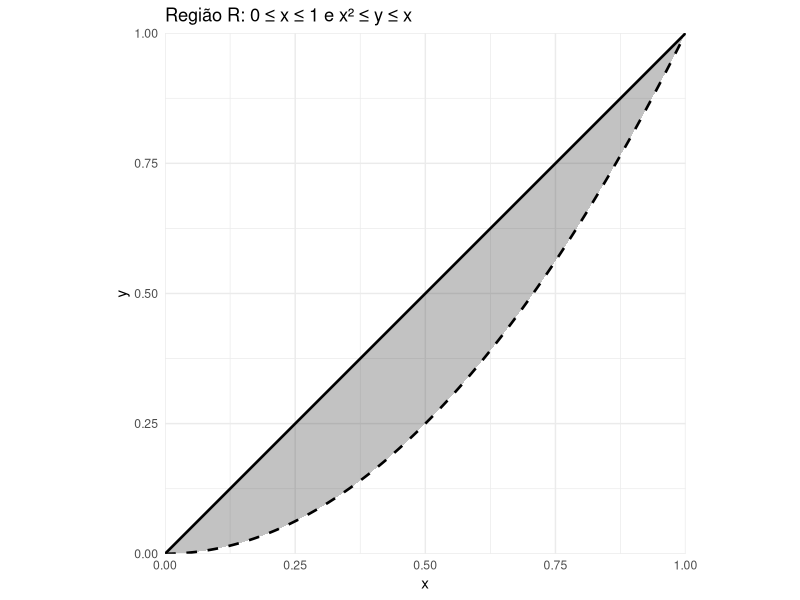
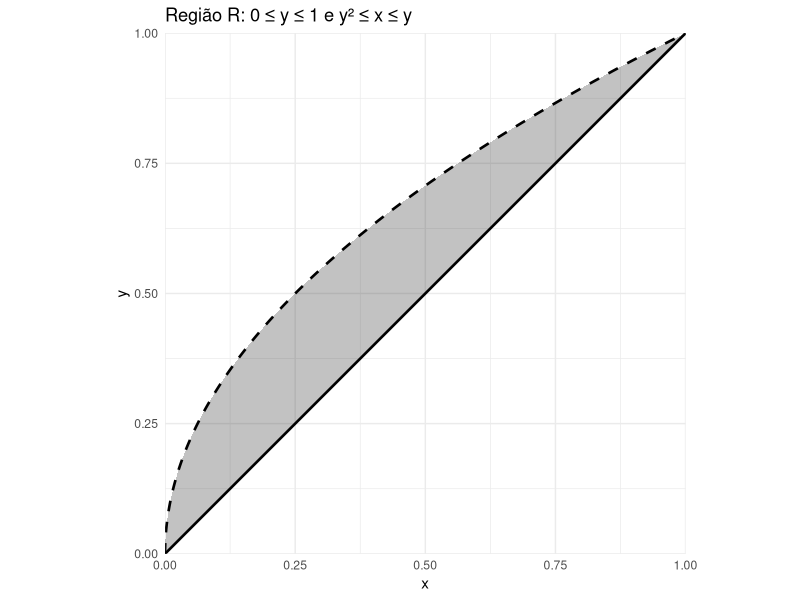
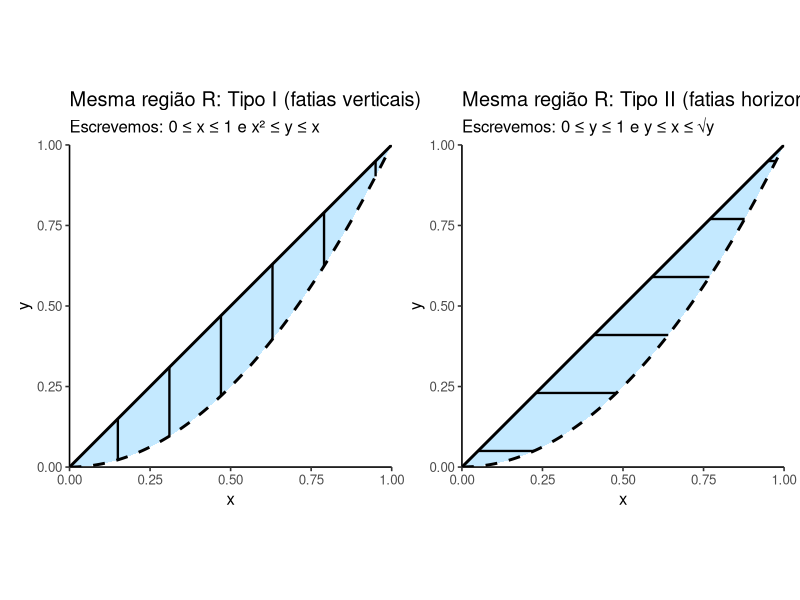
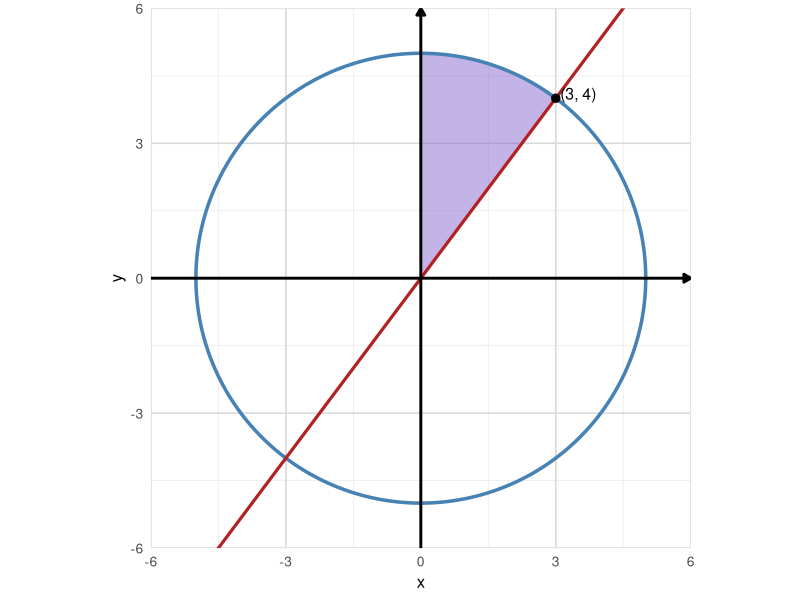
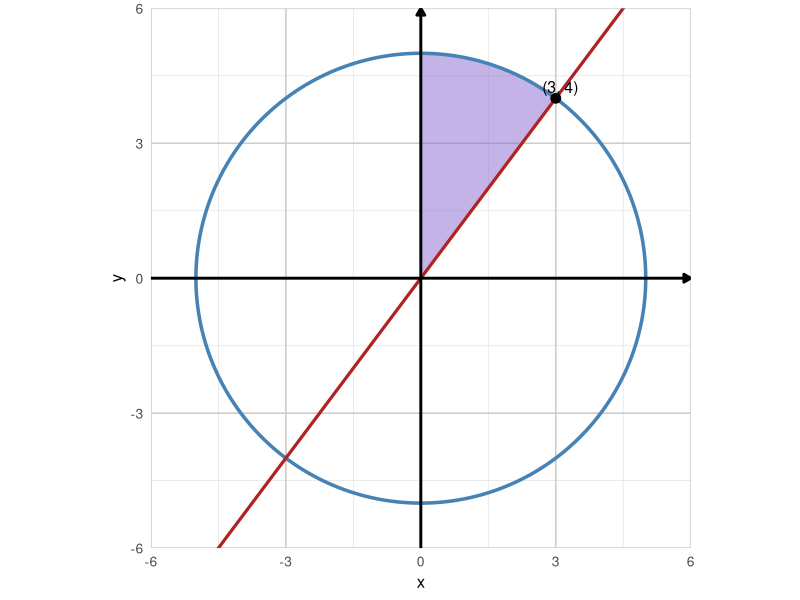
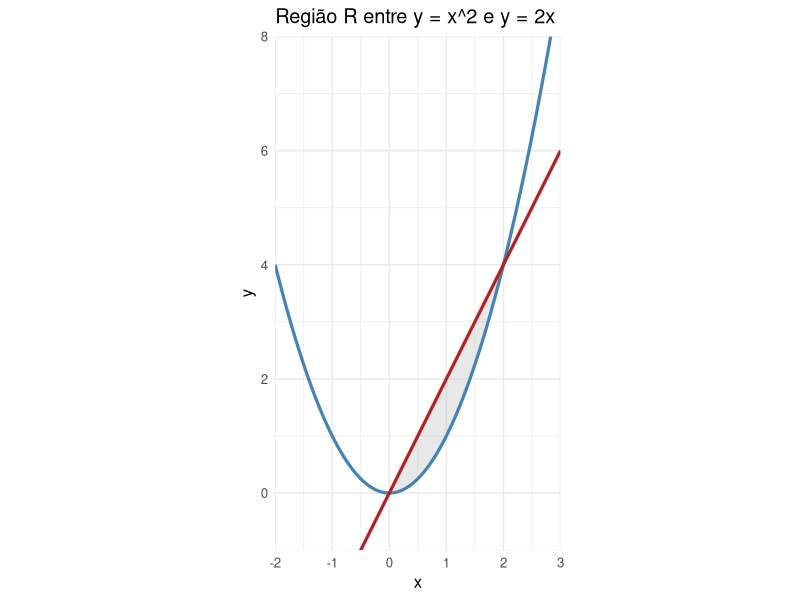
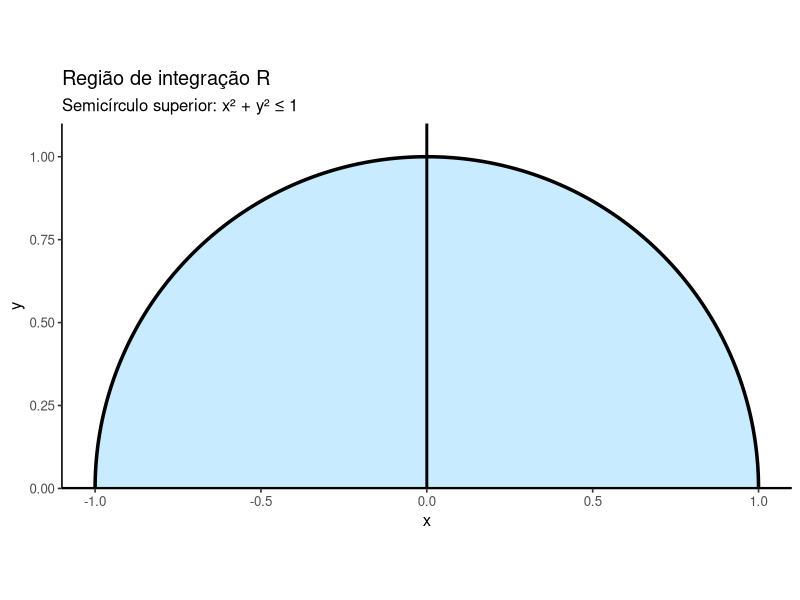
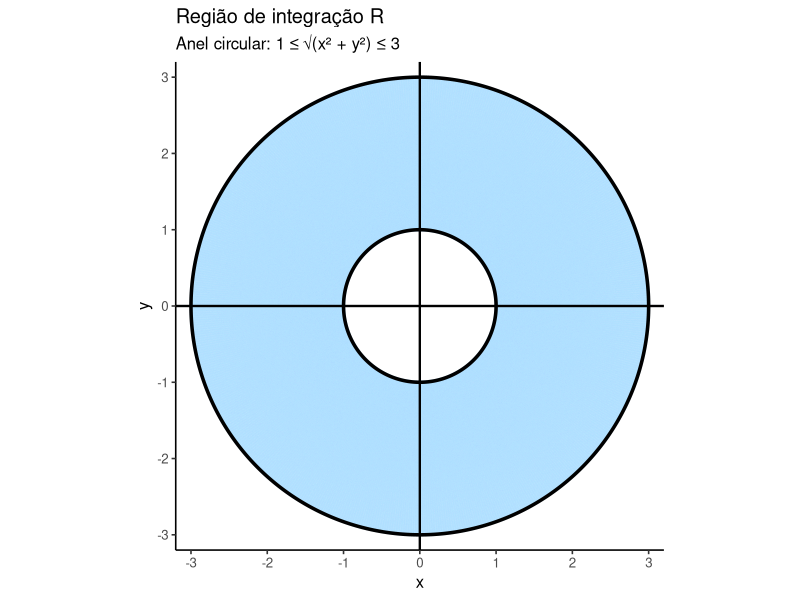

These figures' R source, in order:
## ---- chunk 1
#| echo: false
#| message: false
#| warning: false
#| fig-width: 6
#| fig-height: 4

library(ggplot2)

# Curvas e região: 0 <= x <= 1, x^2 <= y <= x
x <- seq(0, 1, length.out = 500)
df <- data.frame(
  x = x,
  y_lower = x^2,
  y_upper = x
)

ggplot(df, aes(x = x)) +
  # Região sombreada
  geom_ribbon(aes(ymin = y_lower, ymax = y_upper), alpha = 0.3) +
  # Curvas de fronteira
  geom_line(aes(y = y_upper), linewidth = 0.9) +
  geom_line(aes(y = y_lower), linewidth = 0.9, linetype = "dashed") +
  # Ajustes
  coord_fixed(xlim = c(0, 1), ylim = c(0, 1), expand = FALSE) +
  labs(
    title = "Região R: 0 ≤ x ≤ 1 e x² ≤ y ≤ x",
    x = "x",
    y = "y"
  ) +
  theme_minimal()
## ---- chunk 2
#| echo: false
#| message: false
#| warning: false
#| fig-width: 6
#| fig-height: 4

library(ggplot2)

# Curvas e região: 0 <= y <= 1, y^2 <= x <= y

y <- seq(0, 1, length.out = 500)
df2 <- data.frame(
y = y,
x_lower = y^2,
x_upper = y
)

ggplot(df2, aes(y = y)) +

# Região sombreada (agora "horizontal": x varia entre duas curvas)

geom_ribbon(aes(xmin = x_lower, xmax = x_upper), alpha = 0.3) +

#Curvas de fronteira

geom_line(aes(x = x_upper), linewidth = 0.9) +
geom_line(aes(x = x_lower), linewidth = 0.9, linetype = "dashed") +

#Ajustes

coord_fixed(xlim = c(0, 1), ylim = c(0, 1), expand = FALSE) +
labs(
title = "Região R: 0 ≤ y ≤ 1 e y² ≤ x ≤ y",
x = "x",
y = "y"
) +
theme_minimal()
## ---- chunk 3
#| echo: false
#| message: false
#| warning: false
#| fig-width: 10
#| fig-height: 4.5

library(ggplot2)
library(patchwork)

# Curvas: y = x^2 e y = x no intervalo 0<=x<=1
x <- seq(0, 1, length.out = 600)
df <- data.frame(x = x, y1 = x^2, y2 = x)

# ---------- Painel 1: Tipo I (fatias verticais) ----------
# Escolha de alguns x's para desenhar fatias verticais
xs <- seq(0.15, 0.95, length.out = 6)
df_slices_v <- data.frame(
  x = xs,
  y_bottom = xs^2,
  y_top = xs
)

pI <- ggplot(df, aes(x = x)) +
  # região sombreada
  geom_ribbon(aes(ymin = y1, ymax = y2), fill = "lightskyblue1", alpha = 0.75) +
  # fronteiras
  geom_line(aes(y = y2), linewidth = 1) +
  geom_line(aes(y = y1), linewidth = 1, linetype = "dashed") +
  # fatias verticais
  geom_segment(
    data = df_slices_v,
    aes(x = x, xend = x, y = y_bottom, yend = y_top),
    linewidth = 0.8
  ) +
  coord_fixed(xlim = c(0,1), ylim = c(0,1), expand = FALSE) +
  labs(
    title = "Mesma região R: Tipo I (fatias verticais)",
    subtitle = "Escrevemos: 0 ≤ x ≤ 1 e x² ≤ y ≤ x",
    x = "x", y = "y"
  ) +
  theme_classic(base_size = 12)

# ---------- Painel 2: Tipo II (fatias horizontais) ----------
# Para o mesmo R: 0<=y<=1, y <= x <= sqrt(y)
ys <- seq(0.05, 0.95, length.out = 6)
df_slices_h <- data.frame(
  y = ys,
  x_left = ys,          # x = y
  x_right = sqrt(ys)    # x = sqrt(y)
)

# Curvas em função de y para desenhar fronteiras no painel II
y <- seq(0, 1, length.out = 600)
df2 <- data.frame(y = y, x_left = y, x_right = sqrt(y))

pII <- ggplot(df2, aes(y = y)) +
  # região sombreada (x entre duas curvas)
  geom_ribbon(aes(xmin = x_left, xmax = x_right), fill = "lightskyblue1", alpha = 0.75) +
  # fronteiras
  geom_line(aes(x = x_left), linewidth = 1) +
  geom_line(aes(x = x_right), linewidth = 1, linetype = "dashed") +
  # fatias horizontais
  geom_segment(
    data = df_slices_h,
    aes(y = y, yend = y, x = x_left, xend = x_right),
    linewidth = 0.8
  ) +
  coord_fixed(xlim = c(0,1), ylim = c(0,1), expand = FALSE) +
  labs(
    title = "Mesma região R: Tipo II (fatias horizontais)",
    subtitle = "Escrevemos: 0 ≤ y ≤ 1 e y ≤ x ≤ √y",
    x = "x", y = "y"
  ) +
  theme_classic(base_size = 12)

# Combinar lado a lado
p <- pI | pII
p
## ---- chunk 4
#| echo: false
#| message: false
#| warning: false
#| fig-width: 6
#| fig-height: 6

library(ggplot2)
library(grid)

#-------------------------
#Curvas
#-------------------------

theta <- seq(0, 2*pi, length.out = 600)
circle <- data.frame(
x = 5*cos(theta),
y = 5*sin(theta)
)

x <- seq(0, 3, length.out = 400)
region <- data.frame(
x = x,
y_lower = 4*x/3,
y_upper = sqrt(25 - x^2)
)

#-------------------------
#Gráfico
#-------------------------

ggplot() +

#Região sombreada

geom_ribbon(
data = region,
aes(x = x, ymin = y_lower, ymax = y_upper),
fill = "mediumpurple3",
alpha = 0.5
) +

#Círculo

geom_path(
data = circle,
aes(x = x, y = y),
color = "steelblue",
linewidth = 1.2
) +

#Reta y = 4x/3

geom_abline(
slope = 4/3,
intercept = 0,
color = "firebrick",
linewidth = 1.1
) +

#Ponto (3,4)

geom_point(aes(x = 3, y = 4), size = 2.5) +
annotate("text", x = 3.1, y = 4.1, label = "(3, 4)", hjust = 0, size = 4) +

#Eixos com setas

annotate(
"segment", x = -6, y = 0, xend = 6, yend = 0,
arrow = arrow(type = "closed", length = unit(0.2, "cm")),
linewidth = 1
) +
annotate(
"segment", x = 0, y = -6, xend = 0, yend = 6,
arrow = arrow(type = "closed", length = unit(0.2, "cm")),
linewidth = 1
) +

#Ajustes finais

coord_fixed(xlim = c(-6, 6), ylim = c(-6, 6), expand = FALSE) +
labs(x = "x", y = "y") +
theme_minimal(base_size = 12) +
theme(
panel.grid.major = element_line(color = "grey85"),
panel.grid.minor = element_line(color = "grey92"),
axis.title = element_text(size = 12),
axis.text = element_text(size = 10)
)
## ---- chunk 5
#| echo: false
#| message: false
#| warning: false
#| fig-width: 6.5
#| fig-height: 6.5

library(ggplot2)
library(grid)

# Círculo x^2 + y^2 = 25
theta <- seq(0, 2*pi, length.out = 800)
circle <- data.frame(x = 5*cos(theta), y = 5*sin(theta))

# Reta y = 4x/3
x_line <- seq(-6, 6, length.out = 400)
line <- data.frame(x = x_line, y = (4/3)*x_line)

# Região: 0 <= x <= 3, 4x/3 <= y <= sqrt(25 - x^2)
x_reg <- seq(0, 3, length.out = 600)
region <- data.frame(
  x = x_reg,
  y_lower = (4/3)*x_reg,
  y_upper = sqrt(25 - x_reg^2)
)

ggplot() +
  # Região
  geom_ribbon(
    data = region,
    aes(x = x, ymin = y_lower, ymax = y_upper),
    fill = "mediumpurple3",
    alpha = 0.5
  ) +
  # Círculo
  geom_path(
    data = circle,
    aes(x = x, y = y),
    color = "steelblue",
    linewidth = 1.2
  ) +
  # Reta
  geom_line(
    data = line,
    aes(x = x, y = y),
    color = "firebrick",
    linewidth = 1.1
  ) +
  # # Segmento horizontal (GARANTIDO) entre (0,4) e (3,4)
  # annotate(
  #   "segment",
  #   x = 0, y = 4, xend = 3, yend = 4,
  #   linewidth = 1, color = "black"
  # ) +
  # Pontos
  #geom_point(aes(x = 0, y = 4), size = 3) +
  geom_point(aes(x = 3, y = 4), size = 3) +
  #annotate("text", x = -0.5, y = 4.25, label = "(0, 4)", size = 4) +
  annotate("text", x = 3.1, y = 4.25, label = "(3, 4)", size = 4) +
  # Eixos com setas
  annotate(
    "segment", x = -6, y = 0, xend = 6, yend = 0,
    arrow = arrow(type = "closed", length = unit(0.2, "cm")),
    linewidth = 1
  ) +
  annotate(
    "segment", x = 0, y = -6, xend = 0, yend = 6,
    arrow = arrow(type = "closed", length = unit(0.2, "cm")),
    linewidth = 1
  ) +
  coord_fixed(xlim = c(-6, 6), ylim = c(-6, 6), expand = FALSE) +
  labs(x = "x", y = "y") +
  theme_minimal(base_size = 12) +
  theme(
    panel.grid.major = element_line(color = "grey80"),
    panel.grid.minor = element_line(color = "grey90"),
    axis.text = element_text(size = 10)
  )
## ---- chunk 6
#| echo: false
#| message: false
#| warning: false
#| fig-width: 6
#| fig-height: 5.5

library(ggplot2)

x <- seq(-2, 3, length.out = 600)
df <- data.frame(
  x = x,
  y_parab = x^2,
  y_line = 2*x
)

# região (somente entre 0 e 2)
x_reg <- seq(0, 2, length.out = 400)
df_reg <- data.frame(
  x = x_reg,
  y_lower = x_reg^2,
  y_upper = 2*x_reg
)

ggplot() +
  geom_ribbon(
    data = df_reg,
    aes(x = x, ymin = y_lower, ymax = y_upper),
    fill = "gray",
    alpha = 0.35
  ) +
  geom_line(data = df, aes(x = x, y = y_parab), linewidth = 1.1, color = "steelblue") +
  geom_line(data = df, aes(x = x, y = y_line),  linewidth = 1.1, color = "firebrick") +
  coord_fixed(xlim = c(-2, 3), ylim = c(-1, 8), expand = FALSE) +
  labs(
    title = "Região R entre y = x^2 e y = 2x",
    x = "x", y = "y"
  ) +
  theme_minimal(base_size = 12)
## ---- chunk 7
#| echo: false
#| message: false
#| warning: false
#| fig-width: 6
#| fig-height: 5.5
#| fig-align: center

library(ggplot2)

# Semicírculo superior: x^2 + y^2 = 1, y >= 0
theta <- seq(0, pi, length.out = 600)
boundary <- data.frame(
  x = cos(theta),
  y = sin(theta)
)

# Região sombreada (em função de x)
x <- seq(-1, 1, length.out = 600)
region <- data.frame(
  x = x,
  y_lower = 0,
  y_upper = sqrt(1 - x^2)
)

ggplot() +
  # Região R
  geom_ribbon(
    data = region,
    aes(x = x, ymin = y_lower, ymax = y_upper),
    fill = "lightskyblue1",
    alpha = 0.7
  ) +
  # Fronteira circular
  geom_path(
    data = boundary,
    aes(x = x, y = y),
    linewidth = 1.2
  ) +
  # Eixos
  geom_hline(yintercept = 0, linewidth = 1) +
  geom_vline(xintercept = 0, linewidth = 1) +
  # Ajustes visuais
  coord_fixed(xlim = c(-1.1, 1.1), ylim = c(0, 1.1), expand = FALSE) +
  labs(
    title = "Região de integração R",
    subtitle = "Semicírculo superior: x² + y² ≤ 1",
    x = "x",
    y = "y"
  ) +
  theme_classic(base_size = 12)
## ---- chunk 8
#| echo: false
#| message: false
#| warning: false
#| fig-width: 6
#| fig-height: 6
#| fig-align: center

library(ggplot2)

# Ângulo para os círculos
theta <- seq(0, 2*pi, length.out = 600)

# Círculos r = 1 e r = 3
circle_inner <- data.frame(
  x = cos(theta),
  y = sin(theta)
)

circle_outer <- data.frame(
  x = 3*cos(theta),
  y = 3*sin(theta)
)

# Região sombreada (anel)
r <- seq(1, 3, length.out = 300)
region <- expand.grid(
  r = r,
  theta = theta
)
region$x <- region$r * cos(region$theta)
region$y <- region$r * sin(region$theta)

ggplot() +
  # Região R
  geom_point(
    data = region,
    aes(x = x, y = y),
    color = "lightskyblue1",
    alpha = 0.25,
    size = 0.6
  ) +
  # Fronteiras
  geom_path(
    data = circle_inner,
    aes(x = x, y = y),
    linewidth = 1.2
  ) +
  geom_path(
    data = circle_outer,
    aes(x = x, y = y),
    linewidth = 1.2
  ) +
  # Eixos
  geom_hline(yintercept = 0, linewidth = 0.8) +
  geom_vline(xintercept = 0, linewidth = 0.8) +
  # Ajustes visuais
  coord_fixed(xlim = c(-3.2, 3.2), ylim = c(-3.2, 3.2), expand = FALSE) +
  labs(
    title = "Região de integração R",
    subtitle = "Anel circular: 1 ≤ √(x² + y²) ≤ 3",
    x = "x",
    y = "y"
  ) +
  theme_classic(base_size = 12)

